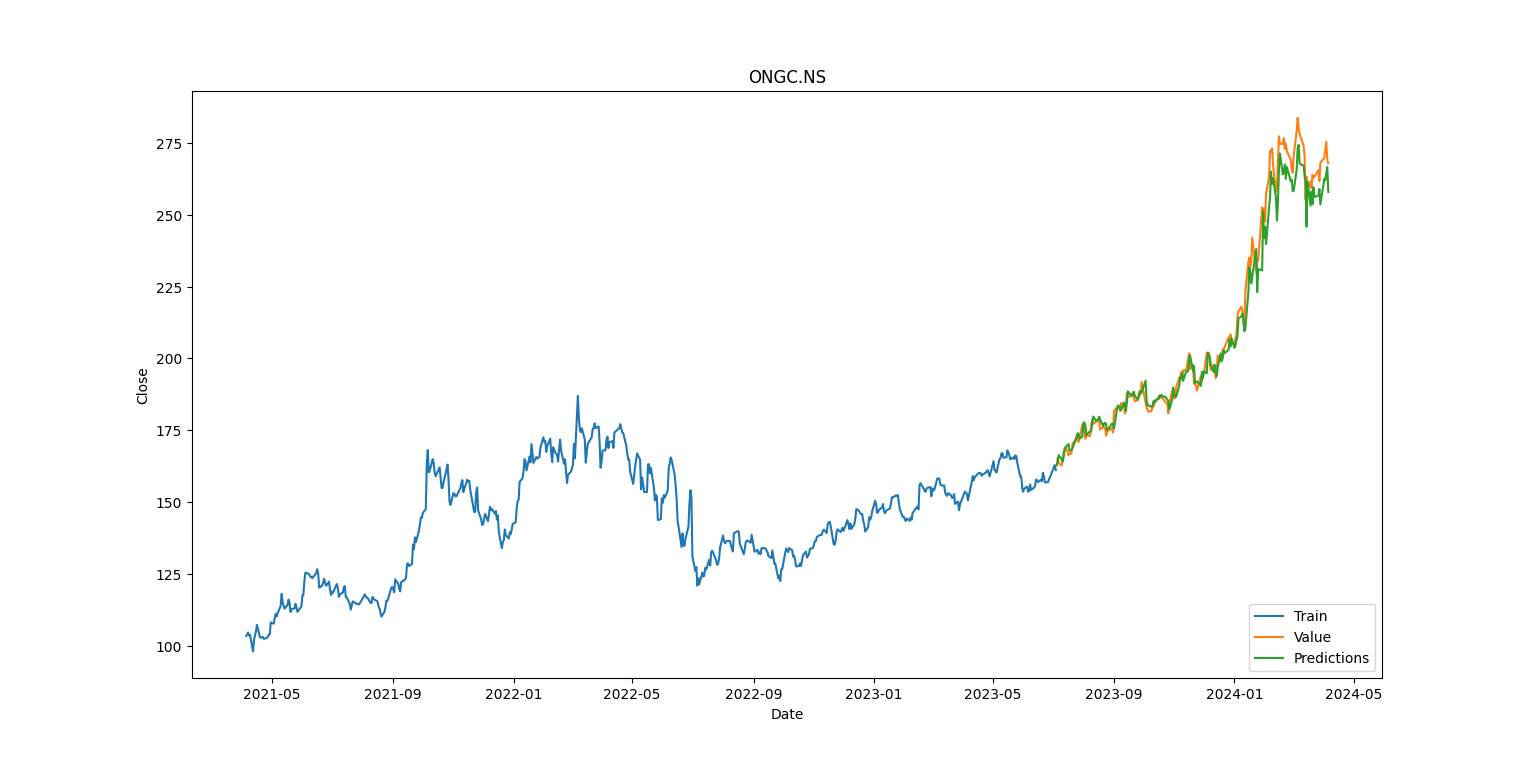

Here is the Python script that generated this plot:
import numpy as np
import pandas as pd
import matplotlib.pyplot as plt
import seaborn as sns
import yfinance as yf
from datetime import datetime
import math
from keras.layers import Dense, LSTM
from keras.models import Sequential
from sklearn.preprocessing import MinMaxScaler
import plotly.express as px
import plotly.graph_objs as go
import plotly.io as pio
import requests
from bs4 import BeautifulSoup
from textblob import TextBlob
import warnings
warnings.filterwarnings('ignore')

name = "ONGC.NS"
stock=yf.download(name,period="3y",actions=True)

sns.lineplot(data=stock,x="Date",y="Close")

data=stock.filter(['Close'])
dataset=data.values
training_data_len=math.ceil(len(dataset)*0.75)

scaler=MinMaxScaler(feature_range=(0,1))
scaled_data=scaler.fit_transform(dataset)

train_data=scaled_data[0:training_data_len,:]
x_train=[]
y_train=[]
for i in range(60,len(train_data)):
    x_train.append(train_data[i-60:i,0])
    y_train.append(train_data[i,0])

x_train,y_train=np.array(x_train),np.array(y_train)
x_train=np.reshape(x_train,(x_train.shape[0],x_train.shape[1],1))

model=Sequential()
model.add(LSTM(50,return_sequences=True, input_shape= (x_train.shape[1],1)))
model.add(LSTM(50,return_sequences=False))
model.add(Dense(25))
model.add(Dense(1))

model.compile(optimizer='adam',loss='mean_squared_error')

model.fit(x_train,y_train,epochs=8,batch_size=1)

test_data=scaled_data[training_data_len-60:,:]
x_test=[]
y_test=dataset[training_data_len:,:]
for i in range(60,len(test_data)):
    x_test.append(test_data[i-60:i,0])

x_test=np.array(x_test)
x_test=np.reshape(x_test,(x_test.shape[0],x_test.shape[1],1))

predictions=model.predict(x_test)
predictions=scaler.inverse_transform(predictions)

rmse= np.sqrt(((predictions - y_test) ** 2).mean())
print(rmse)

closes=[]
closes.extend(data['Close'])
average_close = sum(closes) / len(closes)
#print(average_close)
average_deviation=rmse/average_close*100
print(average_deviation)

train = data.iloc[:training_data_len]
valid = data.iloc[training_data_len:]
valid['Predictions'] = predictions

plt.figure(figsize=(16,8))
plt.title(name)
plt.xlabel('Date')
plt.ylabel('Close')
plt.plot(train['Close'])
plt.plot(valid[['Close','Predictions']])
plt.legend(['Train','Value','Predictions'], loc='lower right')
plt.show()

trace_train = go.Scatter(x=train.index, y=train['Close'], mode='lines', name='Train')
trace_valid = go.Scatter(x=valid.index, y=valid['Close'], mode='lines', name='Value')
trace_predictions = go.Scatter(x=valid.index, y=valid['Predictions'], mode='lines', name='Predictions')

# Define layout
layout = go.Layout(title='Model', xaxis=dict(title='Date'), yaxis=dict(title='Close'), legend=dict(x=0, y=1))

# Create figure
fig = go.Figure(data=[trace_train, trace_valid, trace_predictions], layout=layout)
pio.show(fig)
